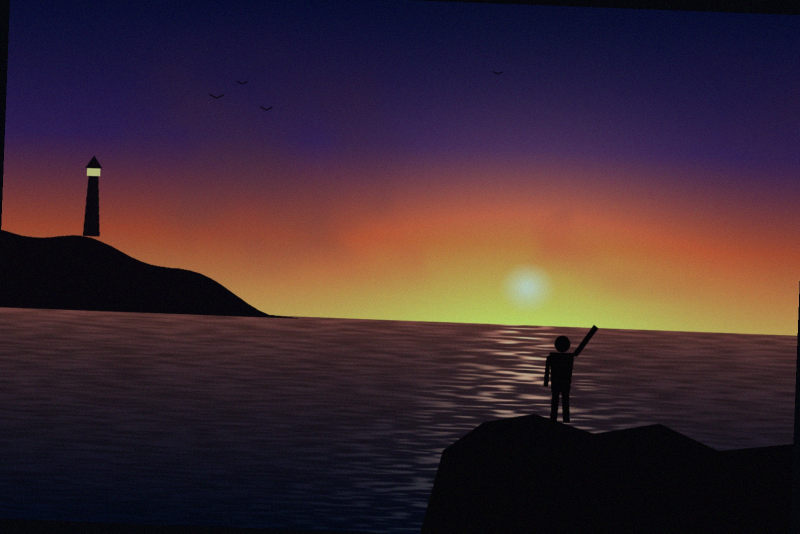
#> input picture explorations/06-photo-lab/photos/coast-raw.jpg, 1600 x 1067 px, found by its file name (shown at 1/2 size)
$ python edit_coast.py
#> lines starting #> are read from the running program, lines starting #| are printed output that depends on the picture; after the words box and inside, x2 and y2 are one past the last pixel; in counts of white or black regions, pixels touching at a corner belong together; long printed decimals are rounded
"""Editable source for T10: re-run to regenerate all deliverables from the untouched raw."""
import os, numpy as np, cv2
from PIL import Image, ImageDraw, ImageFont

HERE = os.path.dirname(os.path.abspath(__file__))
SRC = os.path.join(HERE, '../../../../fixtures/coast-raw.jpg')

# ---- adjustment settings -----------------------------------------------
ANGLE = 2.2          # deg, counter-clockwise (horizon falls 2.2 deg to the right in raw)
DENOISE_H = 8        # fastNlMeansDenoisingColored luminance strength
DENOISE_HC = 10      # chroma strength
WB_GAINS = None      # computed (gray-world on mid-tones) if None
BLACK_PCT, WHITE_PCT = 0.5, 99.7   # levels stretch percentiles (on luma)
GAMMA = 0.80         # <1 brightens mid-tones (exposure lift)
SATURATION = 1.05
# ---- round 2 ----
WARM_R, WARM_G, WARM_B = 1.04, 1.01, 0.94   # warmth: per-channel gains (RGB)
CONTRAST = 0.90      # <1 = less contrast: pull tones toward the mean luma pivot

def load():
    return cv2.imread(SRC)  # BGR uint8

def denoise(img):
    return cv2.fastNlMeansDenoisingColored(img, None, DENOISE_H, DENOISE_HC, 7, 21)

def level(img):
    h, w = img.shape[:2]
    M = cv2.getRotationMatrix2D((w / 2, h / 2), ANGLE, 1.0)
    rot = cv2.warpAffine(img, M, (w, h), flags=cv2.INTER_LANCZOS4, borderValue=0)
    # valid area: raw was already rotated (black wedges), so content survives where
    # a full frame rotated by -ANGLE then +ANGLE stays filled.
    ones = np.full((h, w), 255, np.uint8)
    Mi = cv2.getRotationMatrix2D((w / 2, h / 2), -ANGLE, 1.0)
    m = cv2.warpAffine(ones, Mi, (w, h), flags=cv2.INTER_NEAREST)
    m = cv2.warpAffine(m, M, (w, h), flags=cv2.INTER_NEAREST) > 0
    # largest centred rectangle with original aspect that is fully valid (+2px safety)
    best = None
    for s in np.arange(1.0, 0.8, -0.001):
        cw, ch = int(w * s), int(h * s)
        x0, y0 = (w - cw) // 2, (h - ch) // 2
        if m[y0:y0 + ch, x0:x0 + cw].all():
            best = (x0 + 2, y0 + 2, cw - 4, ch - 4); break
    x, y, cw, ch = best
    return rot[y:y + ch, x:x + cw], best

def color(img):
    f = img.astype(np.float32) / 255.0
    # white balance: gray-world on mid-tones (exclude near-black land & clipped sun)
    luma = f.mean(2)
    sel = (luma > 0.12) & (luma < 0.85)
    means = f[sel].reshape(-1, 3).mean(0)
    gains = WB_GAINS if WB_GAINS is not None else means.mean() / means
    # soften toward neutral so the warm sunset is kept (50 % correction)
    gains = 1 + 0.5 * (np.asarray(gains) - 1)
    f = f * gains
    # levels + gamma (exposure)
    luma = f.mean(2)
    lo, hi = np.percentile(luma, [BLACK_PCT, WHITE_PCT])
    f = np.clip((f - lo) / (hi - lo), 0, 1) ** GAMMA
    # round 2: warmth (BGR order) then reduced contrast around the mean luma
    f = np.clip(f * np.array([WARM_B, WARM_G, WARM_R], np.float32), 0, 1)
    pivot = float(f.mean())
    f = np.clip(pivot + CONTRAST * (f - pivot), 0, 1)
    print('contrast pivot:', pivot)
    # saturation
    hsv = cv2.cvtColor((f * 255).astype(np.uint8), cv2.COLOR_BGR2HSV).astype(np.float32)
    hsv[..., 1] = np.clip(hsv[..., 1] * SATURATION, 0, 255)
    out = cv2.cvtColor(hsv.astype(np.uint8), cv2.COLOR_HSV2BGR)
    return out, gains, (lo, hi)

def main():
    raw = load()
#> in load, returned value is the input picture: shape (1067, 1600, 3); mean B, G, R 49.5, 41.9, 62
    d = denoise(raw)
    lv, rect = level(d)
#> in level, `m = cv2.warpAffine(ones, Mi, (w, h), flags=cv2.INTER_NEAREST)`: ones: shape (1067, 1600); every value is 255
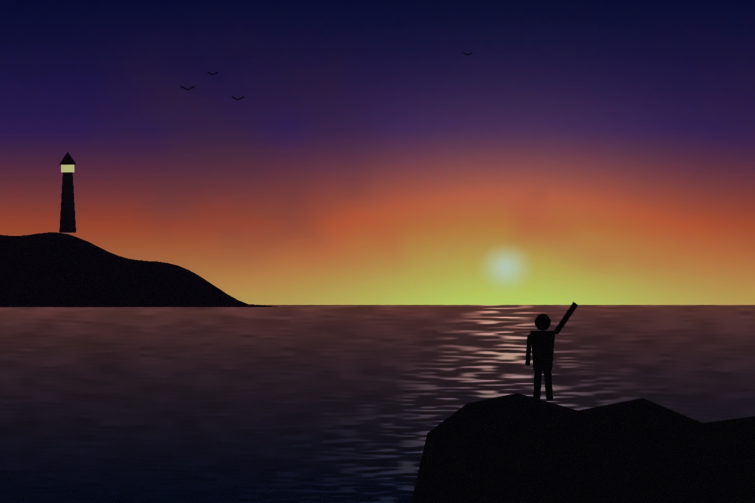
#> lv: shape (1005, 1509, 3) (shown at 1/2 size); mean B, G, R 50.8, 44, 65.7
#> rect = (45, 31, 1509, 1005)
    out, gains, lohi = color(lv)
#> in color, `sel = (luma > 0.12) & (luma < 0.85)`:
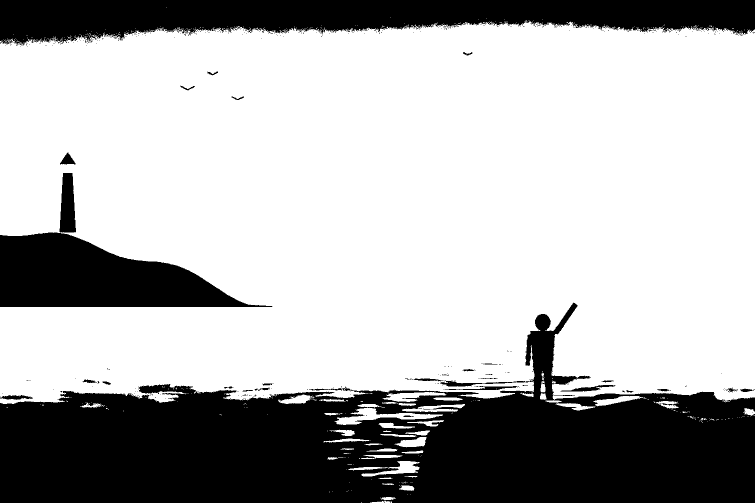
#> sel: shape (1005, 1509) bool (shown at 1/2 size); 69.3% white; 451 black regions (420 under 20 px), largest, box (x1, y1, x2, y2) and area: (0, 605, 1509, 1005) 318304, (0, 0, 1509, 92) 91000, (0, 465, 545, 614) 49423
#> in color, `means = f[sel].reshape(-1, 3).mean(0)`: means = [0.244, 0.229, 0.349]
#> in color, `gains = WB_GAINS if WB_GAINS is not None else means.mean() / means`: gains = [1.12, 1.2, 0.785]
#> in color, `gains = 1 + 0.5 * (np.asarray(gains) - 1)`: gains = [1.06, 1.1, 0.892]
#> in color, `lo, hi = np.percentile(luma, [BLACK_PCT, WHITE_PCT])`: lo = 0.00538; hi = 0.643
#> in color, `f = np.clip((f - lo) / (hi - lo), 0, 1) ** GAMMA`:
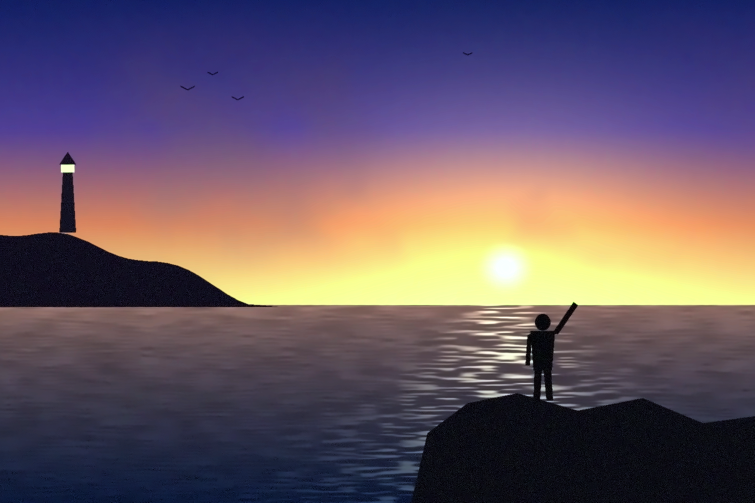
#> f: shape (1005, 1509, 3) float32 (shown at 1/2 size); mean B, G, R 0.396, 0.342, 0.405
#> in color, `pivot = float(f.mean())`: pivot = 0.379
#| contrast pivot: 0.3789
#> in color, `hsv = cv2.cvtColor((f * 255).astype(np.uint8), cv2.COLOR_BGR2HSV).asty..`:
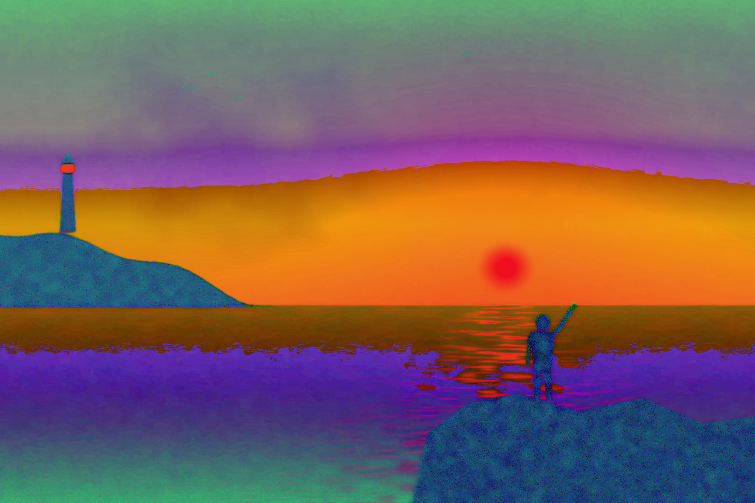
#> hsv: shape (1005, 1509, 3) float32 (shown at 1/2 size); mean B, G, R 93.2, 95.4, 122.6
#> gains = [1.06, 1.1, 0.892]; lohi = (0.00538, 0.643)
    cv2.imwrite(os.path.join(HERE, 'coast-edited.jpg'), out, [cv2.IMWRITE_JPEG_QUALITY, 95])
    print('crop rect (x,y,w,h) in rotated frame:', rect, 'size', out.shape[1], 'x', out.shape[0])
#| crop rect (x,y,w,h) in rotated frame: (45, 31, 1509, 1005) size 1509 x 1005
    print('WB gains BGR:', gains, 'levels lo/hi:', lohi)
#| WB gains BGR: [1.061 1.099  0.8923] levels lo/hi: (0.005378, 0.6426)
    pil = Image.fromarray(cv2.cvtColor(out, cv2.COLOR_BGR2RGB))
    W, H = pil.size
#> W = 1509; H = 1005

    # ---- Instagram 1080x1350 (4:5) ----
    ch = H; cw = round(ch * 1080 / 1350)
#> after `ch = H`: ch = 1005
#> after `cw = round(ch * 1080 / 1350)`: cw = 804
    cx = int(W * IG_CENTER_X); x0 = min(max(cx - cw // 2, 0), W - cw)
#> after `cx = int(W * IG_CENTER_X)`: cx = 980
#> after `x0 = min(max(cx - cw // 2, 0), W - cw)`: x0 = 578
    ig = pil.crop((x0, 0, x0 + cw, ch)).resize((1080, 1350), Image.LANCZOS)
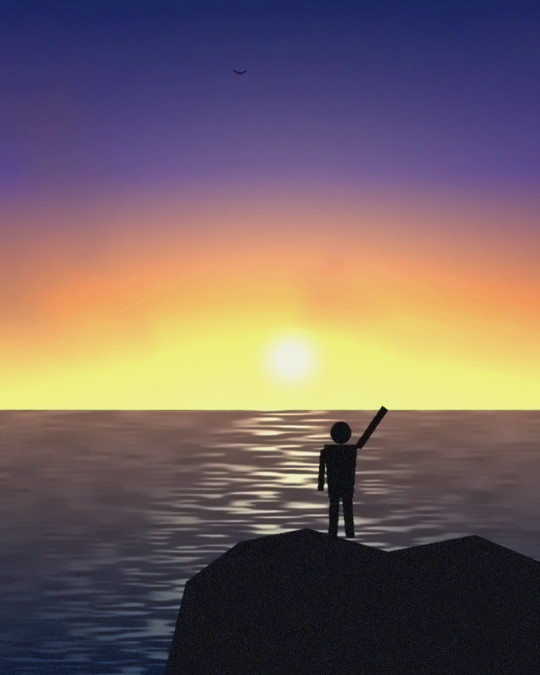
#> ig: PIL image 1080x1350 RGB (shown at 1/2 size); mean R, G, B 115.8, 98, 97.3
    ig.save(os.path.join(HERE, 'coast-instagram.jpg'), quality=95)
    print('instagram crop box:', (x0, 0, x0 + cw, ch), 'scale', 1350 / ch)
#| instagram crop box: (578, 0, 1382, 1005) scale 1.343

    # ---- Caption 1600x900 (16:9) ----
    cw2 = W; ch2 = round(W * 9 / 16)
#> after `cw2 = W`: cw2 = 1509
#> after `ch2 = round(W * 9 / 16)`: ch2 = 849
    if ch2 > H: ch2 = H; cw2 = round(H * 16 / 9)
    y0 = min(max(int(H * CAP_CENTER_Y) - ch2 // 2, 0), H - ch2)
#> y0 = 78
    x1 = (W - cw2) // 2
#> x1 = 0
    cap = pil.crop((x1, y0, x1 + cw2, y0 + ch2)).resize((1600, 900), Image.LANCZOS).convert('RGBA')
    print('caption crop box:', (x1, y0, x1 + cw2, y0 + ch2))
#| caption crop box: (0, 78, 1509, 927)
    grad = np.zeros((900, 1600), np.float32)
    gy = np.clip((np.arange(900) - 900 * 0.55) / (900 * 0.45), 0, 1) ** 1.5
    gx = np.clip(1.15 - np.arange(1600) / 1600, 0.35, 1)
    grad = np.outer(gy, gx) * 0.72
    ov = np.zeros((900, 1600, 4), np.uint8); ov[..., 3] = (grad * 255).astype(np.uint8)
    cap = Image.alpha_composite(cap, Image.fromarray(ov))
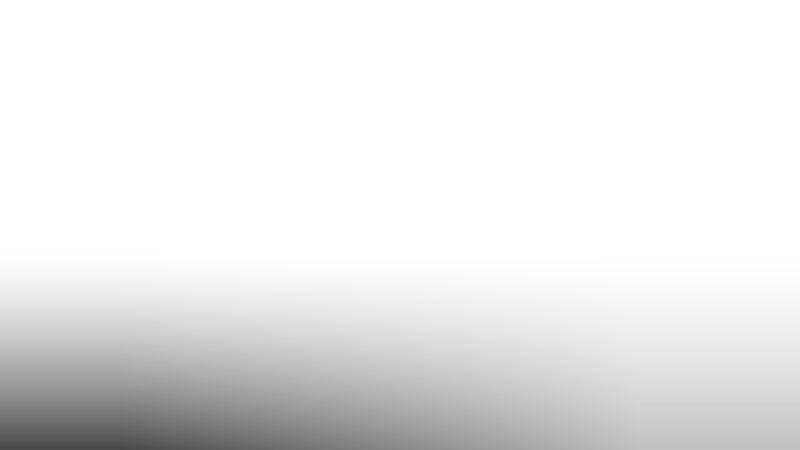
#> ov: shape (900, 1600, 4) (shown at 1/2 size); mean R, G, B, A 0, 0, 0, 21.5; transparent parts drawn white
    font = ImageFont.truetype(FONT, 64)
    dr = ImageDraw.Draw(cap)
    text = 'Port Ellery, October evening'
    bb = dr.textbbox((0, 0), text, font=font)
#> bb = (0, 11, 918, 74)
    tx, ty = 72, 900 - 72 - (bb[3])
#> tx = 72; ty = 754
    dr.text((tx + 2, ty + 2), text, font=font, fill=(0, 0, 0, 110))
    dr.text((tx, ty), text, font=font, fill=(255, 246, 232, 255))
    cap.convert('RGB').save(os.path.join(HERE, 'coast-caption.png'))
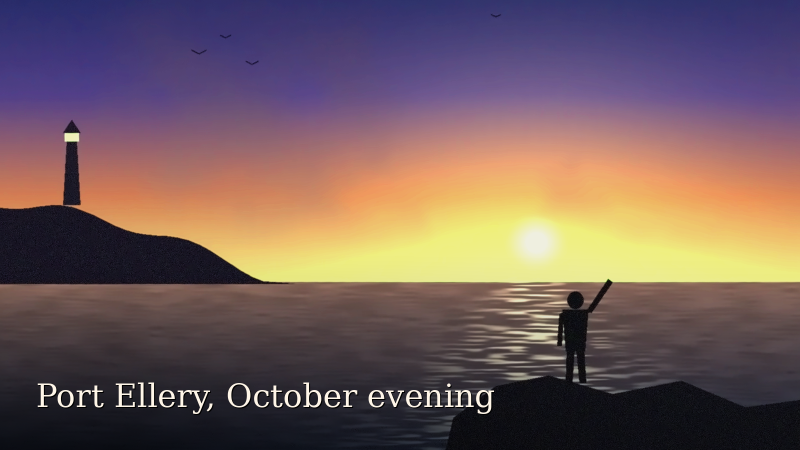
#> saved as coast-caption.png: PIL image 1600x900 RGB (shown at 1/2 size); mean R, G, B 114.5, 92.5, 92.7
    print('caption text box:', (tx + bb[0], ty + bb[1], tx + bb[2], ty + bb[3]))
#| caption text box: (72, 765, 990, 828)

IG_CENTER_X = 0.65    # keeps sun, figure and sun glitter; excludes headland tip; lighthouse falls outside 4:5
CAP_CENTER_Y = 0.5
FONT = '/usr/share/fonts/truetype/dejavu/DejaVuSerif.ttf'

if __name__ == '__main__':
    main()

$ run again, with explorations/06-photo-lab/photos/lake-raw.jpg copied over explorations/06-photo-lab/photos/coast-raw.jpg
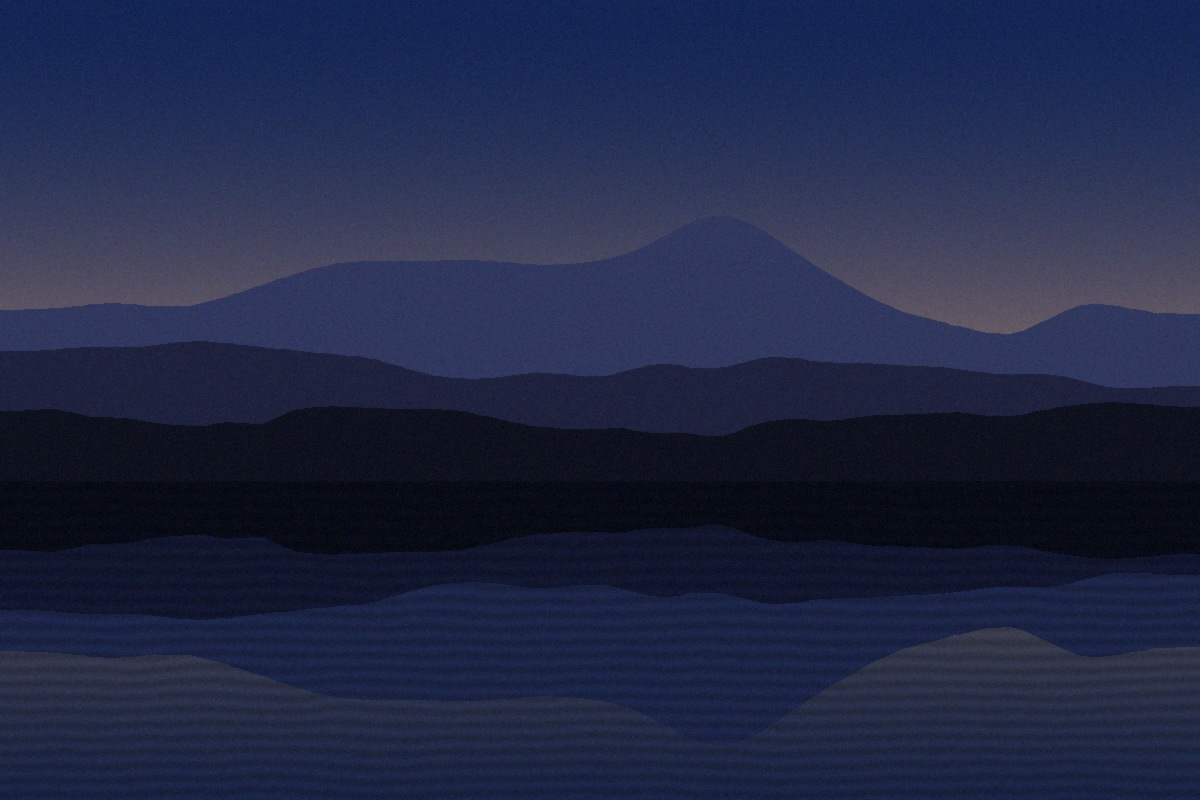
#> input picture explorations/06-photo-lab/photos/lake-raw.jpg, 1200 x 800 px, found by its file name
#> in load, returned value is the input picture: shape (800, 1200, 3); mean B, G, R 69.6, 39.6, 32.5
#> ones: shape (800, 1200); every value is 255
#> rect = (34, 24, 1131, 752)
#> in color, `sel = (luma > 0.12) & (luma < 0.85)`:
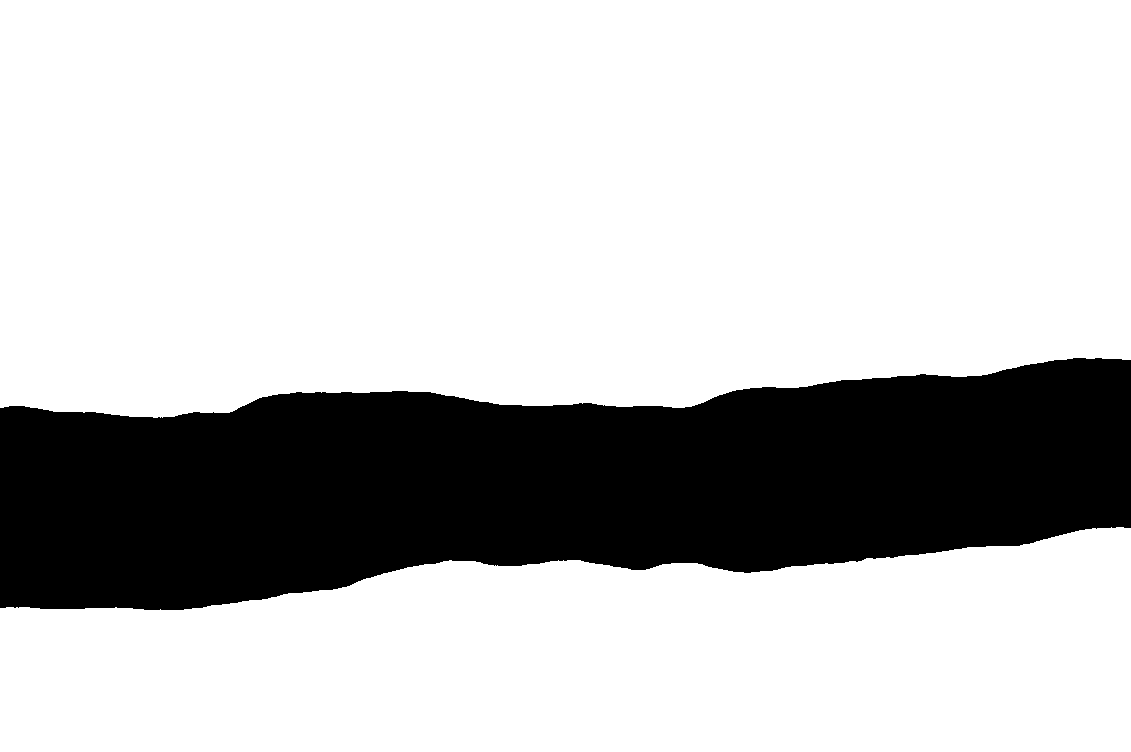
#> sel: shape (752, 1131) bool; 76.2% white; 1 black region, box (x1, y1, x2, y2) and area: (0, 358, 1131, 610) 202529
#> means = [0.316, 0.185, 0.153]
#> in color, `gains = WB_GAINS if WB_GAINS is not None else means.mean() / means`: gains = [0.69, 1.18, 1.42]
#> in color, `gains = 1 + 0.5 * (np.asarray(gains) - 1)`: gains = [0.845, 1.09, 1.21]
#> lo = 0.0469; hi = 0.37
#> pivot = 0.477
#| contrast pivot: 0.4767
#> in main, `out, gains, lohi = color(lv)`: gains = [0.845, 1.09, 1.21]; lohi = (0.0469, 0.37)
#| crop rect (x,y,w,h) in rotated frame: (34, 24, 1131, 752) size 1131 x 752
#| WB gains BGR: [0.8448 1.090 1.212] levels lo/hi: (0.04694, 0.3703)
#| instagram crop box: (434, 0, 1036, 752) scale 1.795
#| caption crop box: (0, 58, 1131, 694)
#> bb = (0, 11, 918, 74)
#> tx = 72; ty = 754
#> in main, `cap.convert('RGB').save(os.path.join(HERE, 'coast-caption.png'))`:
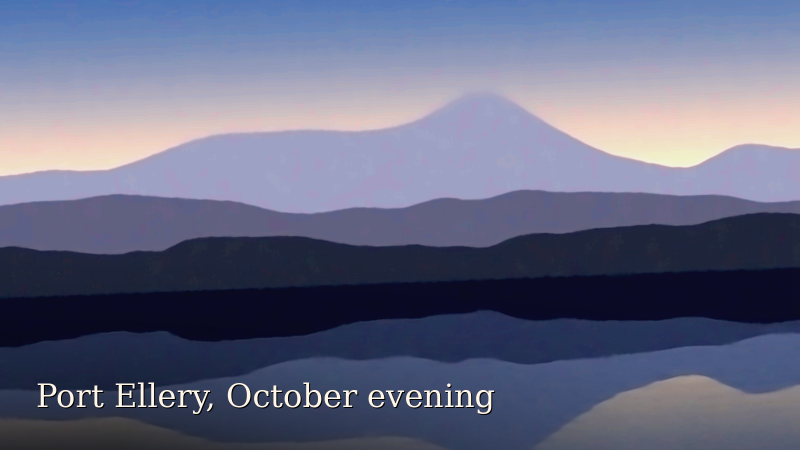
#> saved as coast-caption.png: PIL image 1600x900 RGB (shown at 1/2 size); mean R, G, B 100.6, 104.8, 131.1
#| caption text box: (72, 765, 990, 828)
